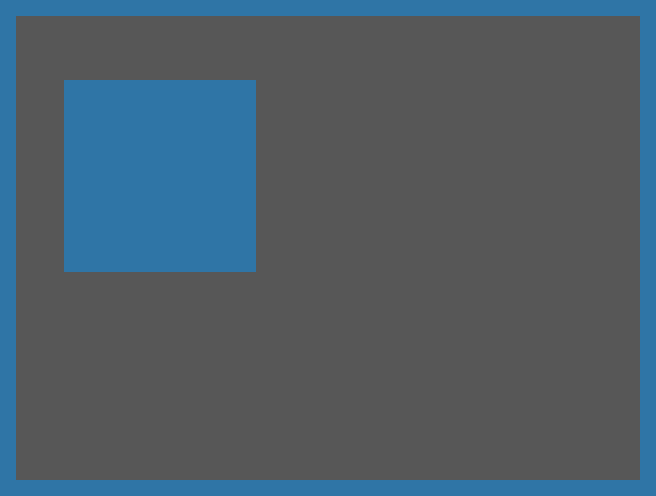

Tiled map render using the project's own tile images. Description and the map definition, with tile-layer contents summarised, below:
An orthogonal 41x31 tile map with 16x16 px tiles, 1 tile layer (floor) and 7 objects (light, player).

<map version="1.0" orientation="orthogonal" renderorder="right-down" width="41" height="31" tilewidth="16" tileheight="16" nextobjectid="93">
 <tileset firstgid="1" name="tilemap" tilewidth="16" tileheight="16" tilecount="4">
  <image source="tilemap.png" width="32" height="32" />
 </tileset>
 <layer name="floor" width="41" height="31">
  <data>[1271 cells, 1271 non-empty, 2 distinct tile ids]</data>
 </layer>
 <objectgroup name="walls">
  <object id="82" x="0" y="0" width="16" height="480" />
  <object id="83" x="16" y="0" width="640" height="16" />
  <object id="84" x="640" y="16" width="16" height="480" />
  <object id="85" x="0" y="480" width="640" height="16" />
  <object id="90" x="64" y="80" width="192" height="192" />
 </objectgroup>
 <objectgroup name="spawn">
  <object id="91" name="light" x="368" y="80">
   <ellipse />
  </object>
  <object id="92" name="player" x="96" y="400">
   <ellipse />
  </object>
 </objectgroup>
</map>
